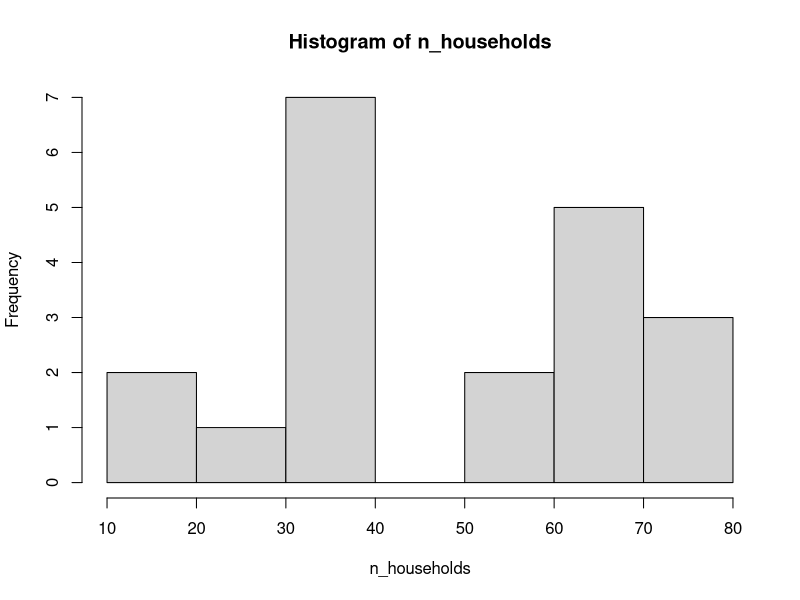
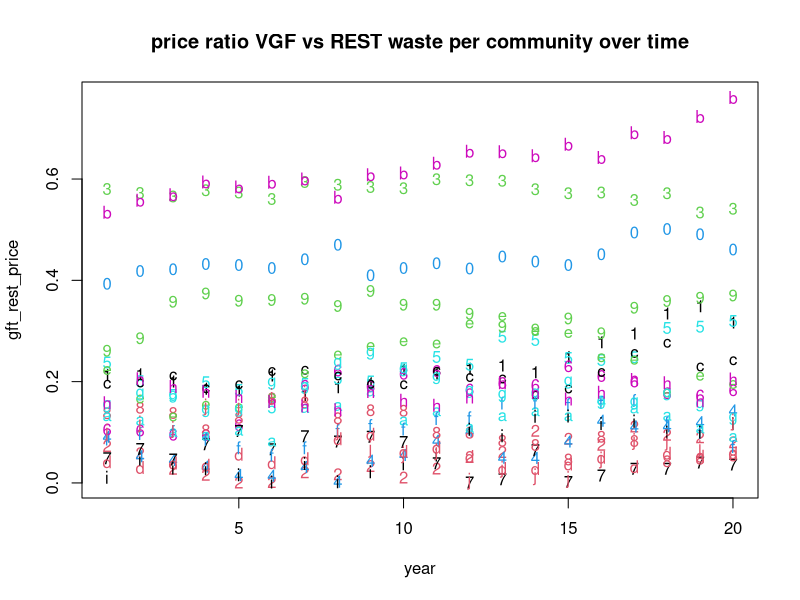
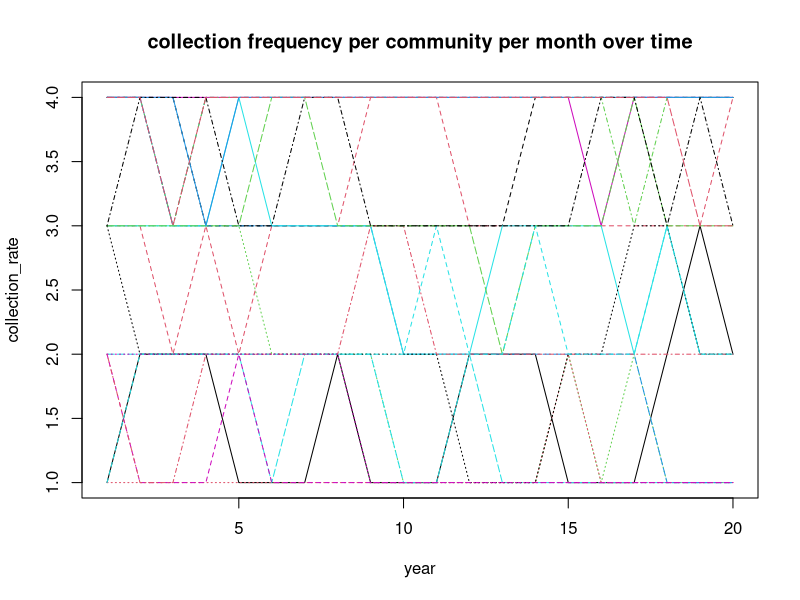
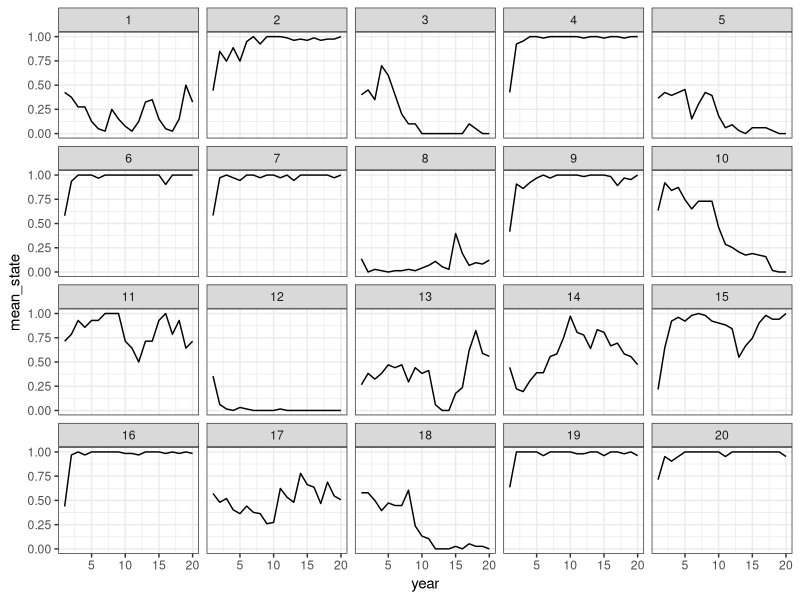
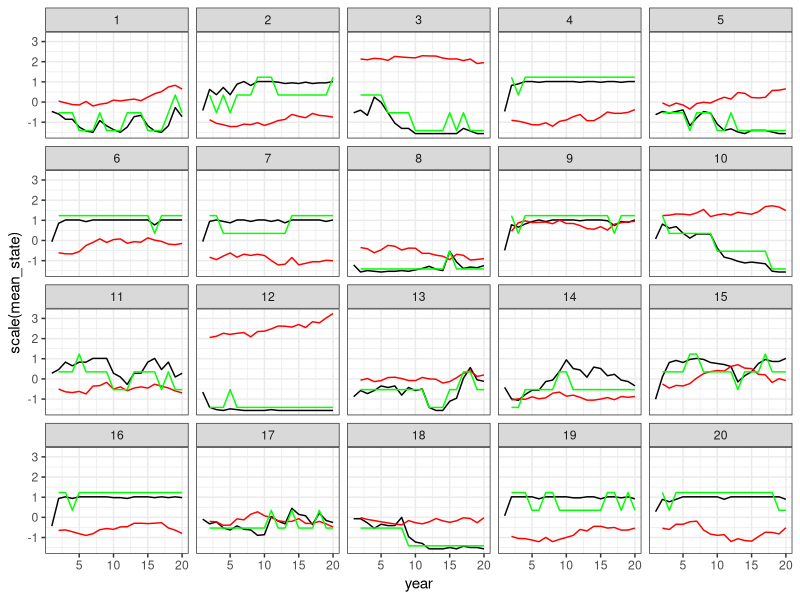
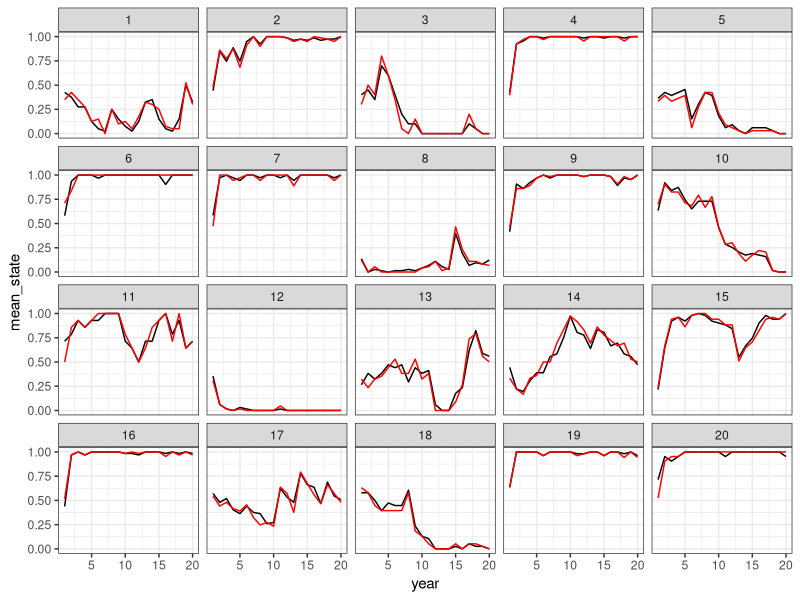
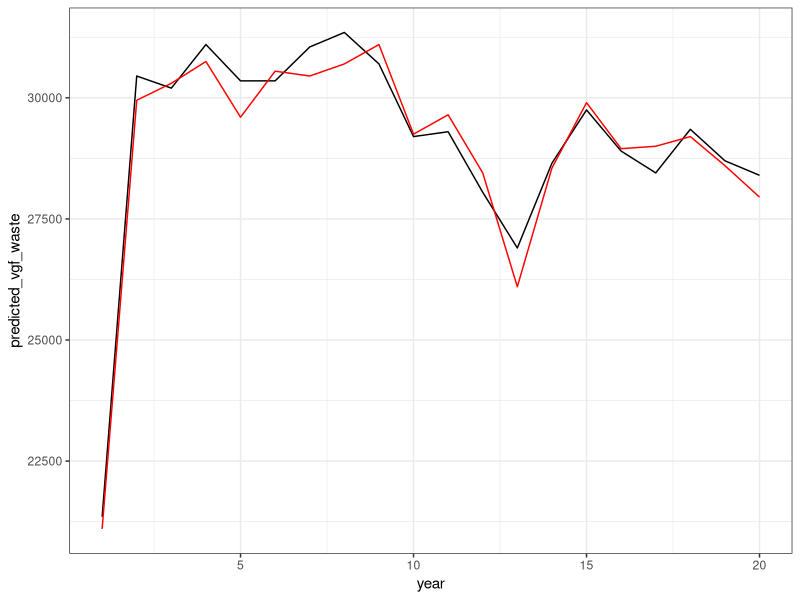

Write R code to recreate these figures, in order.
# markov implementation

library("reshape2")
library("ggplot2")

#################
# demonstration #
#################

set.seed(1)

##############################################################################################################################################################
##############################################################################################################################################################

# define the simulation context

# fake data

n_years       <- 20
n_communities <- 20 
n_households  <- rnbinom(n_communities, mu = 50, size = 5)
hist(n_households) # visualize the household numbers per community

rest_waste_per_household  <- 50
vgf_waste_per_household   <- 50

# assume there are 2 unobserved states at the household level
states        <- c(1,2)     # separate waste or not


####################
## SIMULATED DATA ##
####################

#----------------------------#
# initial state probablities #
#----------------------------#

# generate some community specific initial state probabilities (proportion household in state 1 and 2 per community)
init_probs    <- runif(n_communities,0.3,0.8)
init_probs    <- cbind(init_probs, 1 - init_probs)

#-------------------------#
# state transition matrix #
#-------------------------#

# this is similar for all individuals, but covariates can be added to make the transition dynamically
# P_trans      <- cbind(c(0.95,0.05),
#                       c(0.05,0.95))

ilogit <- function(x)exp(x)/(1+exp(x))
getP_trans <- function(covars , pars11, pars22){
  p11 <- ilogit(sum(covars * pars11))
  p12 <- 1 - p11
  p22 <- ilogit(sum(covars * pars22)) 
  p21 <- 1 - p22
  return(rbind(c(p11,p12),c(p21,p22)))
}


# define some fake transition matrix parameters
intercept11                     <- 5 
slope_price_ratio_VGF_ro_REST11 <- 4
slope_collection_frequency11    <- -2
pars11 <- c(intercept11, slope_price_ratio_VGF_ro_REST11, slope_collection_frequency11)

intercept22                     <- -2 
slope_price_ratio_VGF_ro_REST22 <- -4
slope_collection_frequency22    <- 2
pars22 <- c(intercept22, slope_price_ratio_VGF_ro_REST22, slope_collection_frequency22)

# create some fake covariate: price ratio VGF vs REST waste, and VGF waste collection frequency
sd_rw <- 0.025
gft_rest_price <- sapply(rnorm(n_communities, mean = .1, sd = .2),function(x, nyears, sd_rw){
  res <- cumsum(c(x,rep(0, (nyears - 1)))+ c(0, rnorm((nyears-1), 0, sd_rw)))
  res[res < 0] <- res[res < 0] * -1
  return(res)
},nyears = n_years, sd_rw = sd_rw)
matplot(gft_rest_price, main = "price ratio VGF vs REST waste per community over time", xlab = "year")

sd_rw <- 0.3
collection_rate <- sapply(runif(n_communities, min = 0, max = 4),function(x, nyears, sd_rw){
  res <- cumsum(c(x,rep(0, (nyears - 1)))+ c(0, rnorm((nyears-1), 0, sd_rw)))
  res[res < 0]  <- res[res < 0] * -1
  res[res > 4]  <- 4 - (res[res > 4] - 4)
  res[res == 0] <- abs(rnorm(sum(res == 0), 0, sd_rw))
  return(ceiling(res))
},nyears = n_years, sd_rw = sd_rw)
matplot(collection_rate, 
        main = "collection frequency per community per month over time", xlab = "year", type = "l", cex = .5)


df_covars <- data.frame("community" = rep(1:n_communities, n_years),
                        "year" = sort(rep(1:n_years, n_communities)),
                        "intercept" = 1,
                        "price_VGF_REST" = c(t(gft_rest_price)),
                        "collection_rate_month" =  c(t(collection_rate)))
df_covars <- df_covars[df_covars$year > 1,]

# get a list of transition matrixes with each list item corresponding to a community and year
P_trans_list <- lapply(split(df_covars[,c(3:5)],seq(nrow(df_covars[,c(3:5)]))), getP_trans, pars11, pars22)


##############################################################################################################################################################
##############################################################################################################################################################
#------------------#
# the actual model #
#------------------#

# simulate the latent (Hidden) Markov states

# list of matrices (a matrix for each community) with first state specified according community specific initial state probability

# t = 1
community_list <- lapply(seq_len(n_communities),function(x, n_years, n_households, init_probs){
  Z     <- matrix(NA,nrow = n_years, ncol = n_households[x])
  Z[1,] <- sample(states, size = n_households[x], replace = T, prob = init_probs[x,])
  return(Z)
}, n_years, n_households, init_probs)

# t = 1 => n_years - 1
for(t in 1:(n_years-1)){
  community_list <- lapply(seq_len(n_communities), function(x, community_list, t, states, P_trans_list){
    Z <- community_list[[x]]
    P_trans <- P_trans_list[[((t-1)*n_communities + x)]]
    Z[t+1,] <- sapply(1:ncol(Z), function(x, state_vec, states, P_trans){
      return(sample(states,1,prob = P_trans[state_vec[x],]))
      },state_vec = Z[t,],states = states, P_trans = P_trans)
    return(Z)
  }, community_list = community_list, t = t, states = states, P_trans_list = P_trans_list)
}

##############################################################################################################################################################
##############################################################################################################################################################

#--------#
# output #
#--------#

# plot mean state at the community level over time
# matrix with each row corresponding to a community, and the columns to the year
mean_state_by_community <- do.call("rbind",lapply(community_list, function(x){
  return(apply(x,1,mean)-1)
}))

# transform to long format
mean_state_by_community_long <- melt(mean_state_by_community)
colnames(mean_state_by_community_long) <- c("community","year","mean_state")

mean_state_by_community_long <- dplyr::left_join(mean_state_by_community_long, df_covars)

cor(mean_state_by_community_long[mean_state_by_community_long$year > 1,c("mean_state","price_VGF_REST","collection_rate_month")])

ggplot(mean_state_by_community_long, aes(year, mean_state)) +
  geom_line() + 
  facet_wrap(~ community) +
  theme_bw()


ggplot(mean_state_by_community_long, aes(year, scale(mean_state))) +
  geom_line() + 
  geom_line(aes(year, scale(price_VGF_REST)), col = "red") + 
  geom_line(aes(year, scale(collection_rate_month)), col = "green") + 
  facet_wrap(~ community) +
  theme_bw()


###################
## OBSERVED DATA ##
###################
names(n_households) <- 1:length(n_households)
mean_state_by_community_long$household_nr <- n_households[match(as.character(mean_state_by_community_long$community),names(n_households))]

# observed values per community over time
mean_state_by_community_long$observed <- apply(mean_state_by_community_long, 1 , function(x){
  mean(rbinom(x["household_nr"], size = 1, prob =x["mean_state"]))
})

# red lines provides the observed data, and black line the state
ggplot(mean_state_by_community_long, aes(year, mean_state)) +
  geom_line() + 
  geom_line(aes(year, observed), col = "red") +
  facet_wrap(~ community) +
  theme_bw()


mean_state_by_community_long$observed_rest_waste <- mean_state_by_community_long$household_nr * rest_waste_per_household + (1-mean_state_by_community_long$observed) * mean_state_by_community_long$household_nr * vgf_waste_per_household
mean_state_by_community_long$observed_vgf_waste  <- mean_state_by_community_long$observed * mean_state_by_community_long$household_nr * vgf_waste_per_household

mean_state_by_community_long$predicted_rest_waste <- mean_state_by_community_long$household_nr * rest_waste_per_household + (1-mean_state_by_community_long$mean_state) * mean_state_by_community_long$household_nr * vgf_waste_per_household
mean_state_by_community_long$predicted_vgf_waste  <- mean_state_by_community_long$mean_state * mean_state_by_community_long$household_nr * vgf_waste_per_household

# transformed to waste
aggr_data <-aggregate(cbind(predicted_vgf_waste,observed_vgf_waste) ~ year, FUN = sum, data = mean_state_by_community_long)

ggplot(aggr_data, aes(year, predicted_vgf_waste)) +
  geom_line() + 
  geom_line(aes(year, observed_vgf_waste), col = "red") +
  theme_bw()

